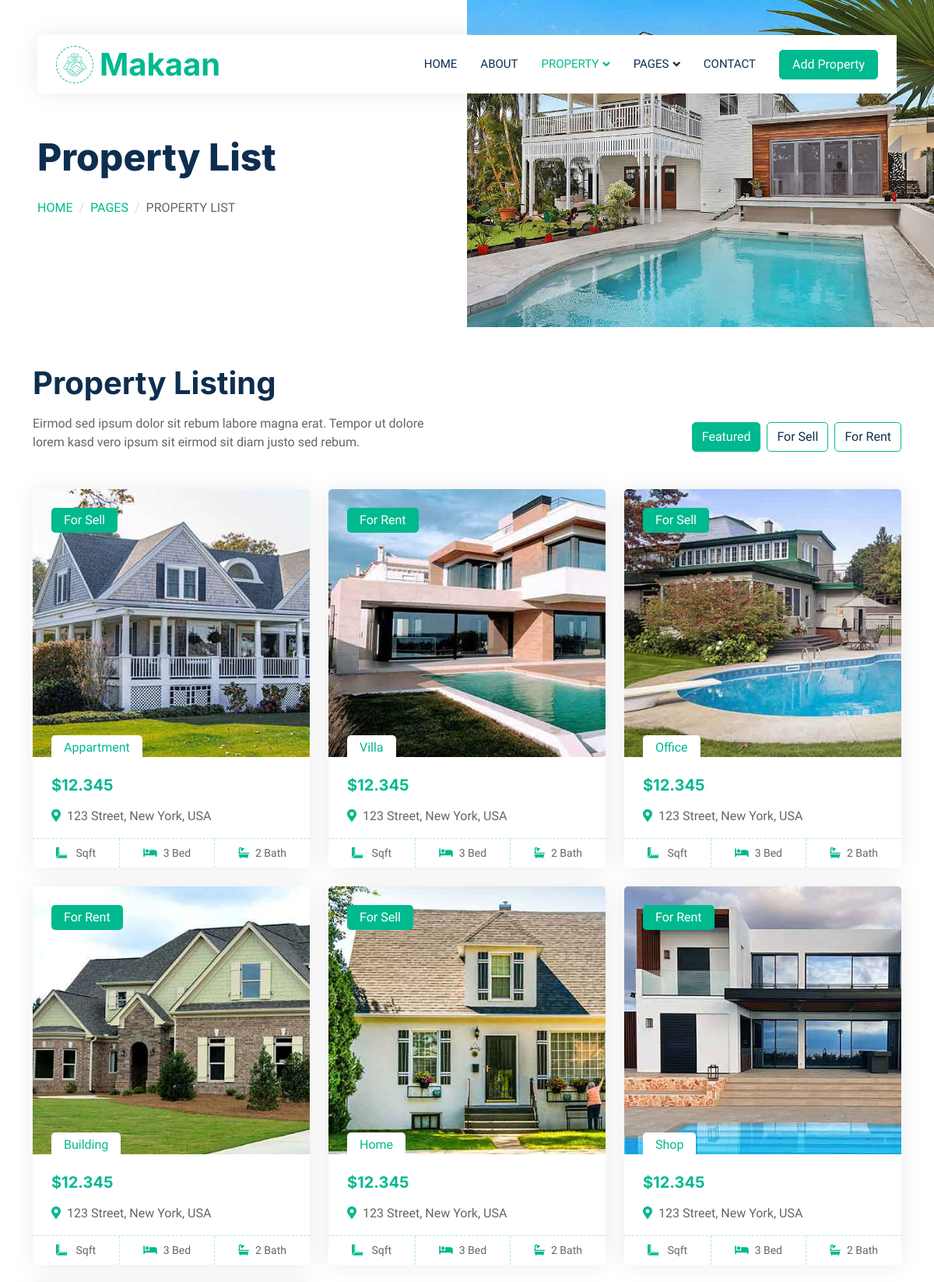
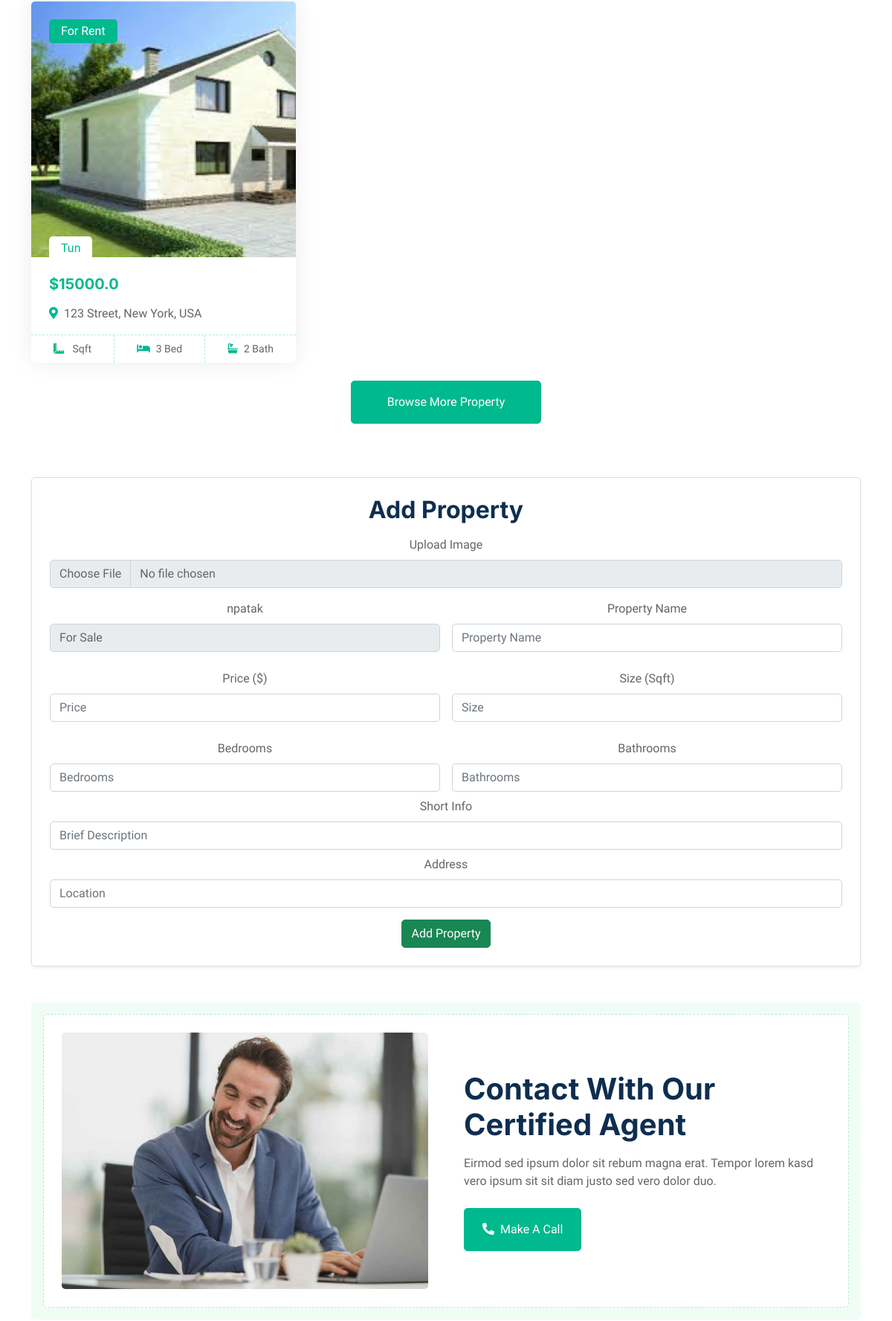
Page /pr_list/ (upper part) on the committed database (2 pictures, top to bottom).
### main/models.py (models this page shows, shortened)
class MainInfo(models.Model):
    img = models.ImageField('Image',upload_to='main_image')
    name = models.CharField('Company name',max_length=255)
    address = models.CharField('Address',max_length=255)
    phone = PhoneNumberField('Phonenumber')
    email = models.EmailField('Email')
    twitter = models.URLField('Twitter')
    facebook = models.URLField('facebook')
    youtube = models.URLField('youtube')
    linkedin = models.URLField('linkedin')
    class Meta:
        verbose_name = 'Main Info'
        verbose_name_plural = 'Main Info'

class AboutStatus(models.Model):
    img = models.ImageField('image',upload_to='images')
    text = models.CharField('Some text',max_length=255)
    word1 = models.CharField('word1',max_length=255)
    word2 = models.CharField('word2',max_length=255)
    word3 = models.CharField('word3',max_length=255)

class PropertyListing(models.Model):
    img=models.ImageField('img',upload_to='img')
    name=models.CharField('name',max_length=255)
    npatak=models.CharField('npatak',max_length=255)
    price=models.FloatField('price')
    information=models.CharField('information',max_length=255)
    adress=models.CharField('adress',max_length=255)
    taracq=models.FloatField('taracq')
    bed=models.IntegerField('bed')
    bath=models.IntegerField('bath')

class ContactAgent(models.Model):
    imgagent=models.ImageField('imgagent',upload_to='imgagent')
    ver=models.CharField('ver',max_length=255)
    text=models.CharField('text',max_length=255)

### main/views.py (the view, shortened to what this page needs)
# urls.py: path('pr_list/',PropertyListView.as_view(),name = 'pr_list'),
class PropertyListView(ListView):
    template_name='property-list.html'
    def get(self,request):
        propertylisting=PropertyListing.objects.all()
        contactagent=ContactAgent.objects.all()
        context={
            'propertylisting':propertylisting,
            'contactagent':contactagent
            }
        MainInfoF(context,'Property List','Property List')
        return render(request,self.template_name,context)

### main/views.py (called while the page is built)
def MainInfoF(context,title,subtitle):
    context['maininfo'] = MainInfo.objects.get()
    context['aboutstatus'] = AboutStatus.objects.all()
    context['gallery'] = Gallery.objects.all()
    context['subtitle'] = subtitle
    context['title'] = title

### main/templates/property-list.html (shortened to what this page needs)
{% extends 'base_2.html' %}
    {% block content_2 %}
      <div class="container-xxl py-5">
        <div class="container">
            <div class="row g-0 gx-5 align-items-end">
                <div class="col-lg-6">
                    <div class="text-start mx-auto mb-5 wow slideInLeft" data-wow-delay="0.1s">
                        <h1 class="mb-3">Property Listing</h1>
                        <p>Eirmod sed ipsum dolor sit rebum labore magna erat. Tempor ut dolore lorem kasd vero ipsum sit eirmod sit diam justo sed rebum.</p>
                    </div>
                </div>
                <div class="col-lg-6 text-start text-lg-end wow slideInRight" data-wow-delay="0.1s">
                    <ul class="nav nav-pills d-inline-flex justify-content-end mb-5">
                        <li class="nav-item me-2">
                            <a class="btn btn-outline-primary active" data-bs-toggle="pill" href="#tab-1">Featured</a>
                        </li>
                        <li class="nav-item me-2">
                            <a class="btn btn-outline-primary" data-bs-toggle="pill" href="#tab-2">For Sell</a>
                        </li>
                        <li class="nav-item me-0">
                            <a class="btn btn-outline-primary" data-bs-toggle="pill" href="#tab-3">For Rent</a>
                        </li>
                    </ul>
                </div>
            </div>
            <div class="tab-content">
                <div id="tab-1" class="tab-pane fade show p-0 active">
                    <div class="row g-4">
                        {% for i in propertylisting %}
                        <div class="col-lg-4 col-md-6 wow fadeInUp" data-wow-delay="0.1s">
                            <div class="property-item rounded overflow-hidden">
                                <div class="position-relative overflow-hidden">
                                    <a href=""><img class="img-fluidi" src="{{ i.img.url }}" alt="" height="344px" width="516px"></a>
                                    <div class="bg-primary rounded text-white position-absolute start-0 top-0 m-4 py-1 px-3">{{ i.npatak }}</div>
                                    <div class="bg-white rounded-top text-primary position-absolute start-0 bottom-0 mx-4 pt-1 px-3">{{ i.name }}</div>
                                </div>
                                <div class="p-4 pb-0">
                                    <h5 class="text-primary mb-3">${{ i.price }}</h5>
                                    <p><i class="fa fa-map-marker-alt text-primary me-2"></i>{{ i.adress }}</p>
                                </div>
                                <div class="d-flex border-top">
                                    <small class="flex-fill text-center border-end py-2"><i class="fa fa-ruler-combined text-primary me-2"></i>{{ i.teritory }} Sqft</small>
                                    <small class="flex-fill text-center border-end py-2"><i class="fa fa-bed text-primary me-2"></i>{{ i.bed }} Bed</small>
                                    <small class="flex-fill text-center py-2"><i class="fa fa-bath text-primary me-2"></i>{{ i.bath }} Bath</small>
                                </div>
                            </div>
                        </div>
                        {% endfor %}
                        <div class="col-12 text-center wow fadeInUp" data-wow-delay="0.1s">
                            <a class="btn btn-primary py-3 px-5" href="">Browse More Property</a>
                        </div>
                    </div>
                </div>
            </div>
        </div>
    </div>
    <center>
            <div class="container mt-4">
                <div class="card p-4 shadow-sm">
                    <h2 class="text-center mb-3">Add Property</h2>
                    <form action="" method="post" enctype="multipart/form-data">
                        <div class="mb-3">
                            <label for="img" class="form-label">Upload Image</label>
                            <input type="file" id="img" name="img" accept="image/*" class="form-control">
                        </div>
                        <div class="row g-3">
                            <div class="col-md-6">
                                <label for="goal" class="form-label">npatak</label>
                                <select id="goal" name="npatak" class="form-control">
                                    <option value="For Sale">For Sale</option>
                                </select>
                            </div>
                            <div class="col-md-6">
                                <label for="name" class="form-label">Property Name</label>
                                <input type="text" id="name" name="name" placeholder="Property Name" class="form-control">
                            </div>
                        </div>
                        <div class="row g-3 mt-2">
                            <div class="col-md-6">
                                <label for="price" class="form-label">Price ($)</label>
                                <input type="number" id="price" name="price" placeholder="Price" class="form-control">
                            </div>
                            <div class="col-md-6">
                                <label for="territory" class="form-label">Size (Sqft)</label>
                                <input type="number" id="territory" name="taracq" placeholder="Size" class="form-control">
                            </div>
                        </div>
                        <div class="row g-3 mt-2">
                            <div class="col-md-6">
                                <label for="bedrooms" class="form-label">Bedrooms</label>
                                <input type="number" id="bedrooms" name="bed" placeholder="Bedrooms" class="form-control">
                            </div>
                            <div class="col-md-6">
                                <label for="bathrooms" class="form-label">Bathrooms</label>
                                <input type="number" id="bathrooms" name="bath" placeholder="Bathrooms" class="form-control">
                            </div>
                        </div>
                        <div class="mt-2">
                            <label for="info" class="form-label">Short Info</label>
                            <input type="text" id="info" name="information" placeholder="Brief Description" class="form-control">
                        </div>
                        <div class="mt-2">
                            <label for="address" class="form-label">Address</label>
                            <input type="text" id="address" name="adress" placeholder="Location" class="form-control">
                        </div>
                        <div class="text-center mt-3" style="color: #00B98E;">
                            <button type="submit" class="btn btn-success" >Add Property</button>
                        </div>
                    </form>
                </div>
            </div>
    </center>
        <div class="container-xxl py-5">
            <div class="container">
                {% for i in contactagent %}
                <div class="bg-light rounded p-3">
                    <div class="bg-white rounded p-4" style="border: 1px dashed rgba(0, 185, 142, .3)">
                        <div class="row g-5 align-items-center">
                            <div class="col-lg-6 wow fadeIn" data-wow-delay="0.1s">
                                <img class="img-fluid rounded w-100" src="{{ i.imgagent.url }}" alt="">
                            </div>
                            <div class="col-lg-6 wow fadeIn" data-wow-delay="0.5s">
                                <div class="mb-4">
                                    <h1 class="mb-3">{{ i.ver }}</h1>
                                    <p>{{ i.text }}</p>
                                </div>
                                <a href="" class="btn btn-primary py-3 px-4 me-2"><i class="fa fa-phone-alt me-2"></i>Make A Call</a>
                            </div>
                        </div>
                    </div>
                {% endfor %}
                </div>
            </div>
        </div>
{% endblock %}

### main/templates/base_2.html
{% extends 'base.html' %}
    {% block content %}
<div class="container-fluid header bg-white p-0">
    <div class="row g-0 align-items-center flex-column-reverse flex-md-row">
        {% for i in aboutstatus %}
        <div class="col-md-6 p-5 mt-lg-5">
            <h1 class="display-5 animated fadeIn mb-4">{{ subtitle }}</h1>
                <nav aria-label="breadcrumb animated fadeIn">
                <ol class="breadcrumb text-uppercase">
                    <li class="breadcrumb-item"><a href="#">{{ i.word1 }}</a></li>
                    <li class="breadcrumb-item"><a href="#">{{ i.word2 }}</a></li>
                    <li class="breadcrumb-item text-body active" aria-current="page">{{ title }}</li>
                </ol>
            </nav>
        </div>
        <div class="col-md-6 animated fadeIn">
            <img class="img-fluid" src="{{ i.img.url }}" alt="">
        </div>
        {% endfor %}
    </div>
</div>
{% block content_2 %}
{% endblock %}
{% endblock %}

### main/templates/base.html (shortened to what this page needs)
{% load static %}
<!DOCTYPE html>
<html lang="en">
<head>
    <link href="https://cdnjs.cloudflare.com/ajax/libs/font-awesome/5.10.0/css/all.min.css" rel="stylesheet">
    <link href="https://cdn.jsdelivr.net/npm/bootstrap-icons@1.4.1/font/bootstrap-icons.css" rel="stylesheet">
    <link href="{% static 'lib/animate/animate.min.css' %}" rel="stylesheet">
    <link href="{% static 'lib/owlcarousel/assets/owl.carousel.min.css' %}" rel="stylesheet">
    <link href="{% static 'css/bootstrap.min.css' %}" rel="stylesheet">
    <link href="{% static 'css/style.css' %}" rel="stylesheet">
</head>
<body>
    <div class="container-xxl bg-white p-0">
<div class="container-fluid nav-bar bg-transparent">
    <nav class="navbar navbar-expand-lg bg-white navbar-light py-0 px-4">
        <a href="{% url 'home' %}" class="navbar-brand d-flex align-items-center text-center">
            <div class="icon p-2 me-2">
                <img class="img-fluid" src="{{ maininfo.img.url }}" alt="Icon" style="width: 30px; height: 30px;">
            </div>
            <h1 class="m-0 text-primary">{{ maininfo.name }}</h1>
        </a>
        <div class="collapse navbar-collapse" id="navbarCollapse">
            <div class="navbar-nav ms-auto">
                <a href="{% url 'home' %}" class="nav-item nav-link {% if request.path == '/' %}active{% endif %}">Home</a>
                <a href="{% url 'about' %}" class="nav-item nav-link {% if request.path == '/about/' %}active{% endif %}">About</a>
                <div class="nav-item dropdown">
                    <a href="#" class="nav-link dropdown-toggle {% if request.path == '/pr_list/' or request.path == '/pr_type/' or request.path == '/pr_agent/' %}active{% endif %}" data-bs-toggle="dropdown">Property</a>
                </div>
                <div class="nav-item dropdown">
                    <a href="#" class="nav-link dropdown-toggle {% if request.path == '/testimonial/' %}active{% endif %}" data-bs-toggle="dropdown">Pages</a>
                </div>
                <a href="{% url 'contact' %}" class="nav-item nav-link {% if request.path == '/contact/' %}active{% endif %}">Contact</a>
            </div>
            <a href="{% url 'pr_list' %}" class="btn btn-primary px-3 d-none d-lg-flex">Add Property</a>
        </div>
    </nav>
</div>
        {% block content %}{% endblock %}
    </div>
</body>
</html>

### main/static/css/style.css (style rules this page uses)
:root { --primary: #00B98E; --secondary: #FF6922; --light: #EFFDF5; --dark: #0E2E50; }
.btn { transition: .5s; }
.btn.btn-primary, .btn.btn-secondary { color: #FFFFFF; }
.nav-bar { position: relative; margin-top: 45px; padding: 0 3rem; transition: .5s; z-index: 9999; }
.navbar { box-shadow: 0 0 30px rgba(0, 0, 0, .08); }
.navbar .dropdown-toggle::after { border: none; content: "\f107"; font-family: "Font Awesome 5 Free"; font-weight: 900; vertical-align: middle; margin-left: 5px; transition: .5s; }
.navbar-light .navbar-nav .nav-link { margin-right: 30px; padding: 25px 0; color: #FFFFFF; font-size: 15px; text-transform: uppercase; outline: none; }
.navbar-light .navbar-nav .nav-link:hover, .navbar-light .navbar-nav .nav-link.active { color: var(--primary); }
.navbar-light .navbar-brand { height: 75px; }
.navbar-light .navbar-nav .nav-link { color: var(--dark); font-weight: 500; }
@media (min-width: 992px) { .header { margin-top: -120px; } }
.breadcrumb-item + .breadcrumb-item::before { color: #DDDDDD; }
.icon { padding: 15px; display: inline-flex; align-items: center; justify-content: center; background: #FFFFFF !important; border-radius: 50px; border: 1px dashed var(--primary) !important; }
.nav-pills .nav-item .btn { color: var(--dark); }
.nav-pills .nav-item .btn:hover, .nav-pills .nav-item .btn.active { color: #FFFFFF; }
.property-item { box-shadow: 0 0 30px rgba(0, 0, 0, .08); }
.property-item img { transition: .5s; }
.property-item .border-top { border-top: 1px dashed rgba(0, 185, 142, .3) !important; }
.property-item .border-end { border-right: 1px dashed rgba(0, 185, 142, .3) !important; }

### rows in the picture
MainInfo: img (picture), name "Makaan"
AboutStatus: subtitle "Property List", word1 "HOME", word2 "PAGES", title "PROPERTY LIST", img (picture)
PropertyListing: img (picture), npatak "For Sell", name "Appartment", price "12.345", adress "123 Street, New York, USA", bed "3", bath "2"
PropertyListing: img (picture), npatak "For Rent", name "Villa", price "12.345", adress "123 Street, New York, USA", bed "3", bath "2"
PropertyListing: img (picture), npatak "For Sell", name "Office", price "12.345", adress "123 Street, New York, USA", bed "3", bath "2"
PropertyListing: img (picture), npatak "For Rent", name "Building", price "12.345", adress "123 Street, New York, USA", bed "3", bath "2"
PropertyListing: img (picture), npatak "For Sell", name "Home", price "12.345", adress "123 Street, New York, USA", bed "3", bath "2"
PropertyListing: img (picture), npatak "For Rent", name "Shop", price "12.345", adress "123 Street, New York, USA", bed "3", bath "2"
PropertyListing: img (picture), npatak "For Rent", name "Tun", price "15000.0", adress "123 Street, New York, USA", bed "3", bath "2"
ContactAgent: imgagent (picture), ver "Contact With Our Certified Agent", text "Eirmod sed ipsum dolor sit rebum magna erat. Tempor lorem kasd vero ipsum sit sit diam justo sed vero dolor duo."
